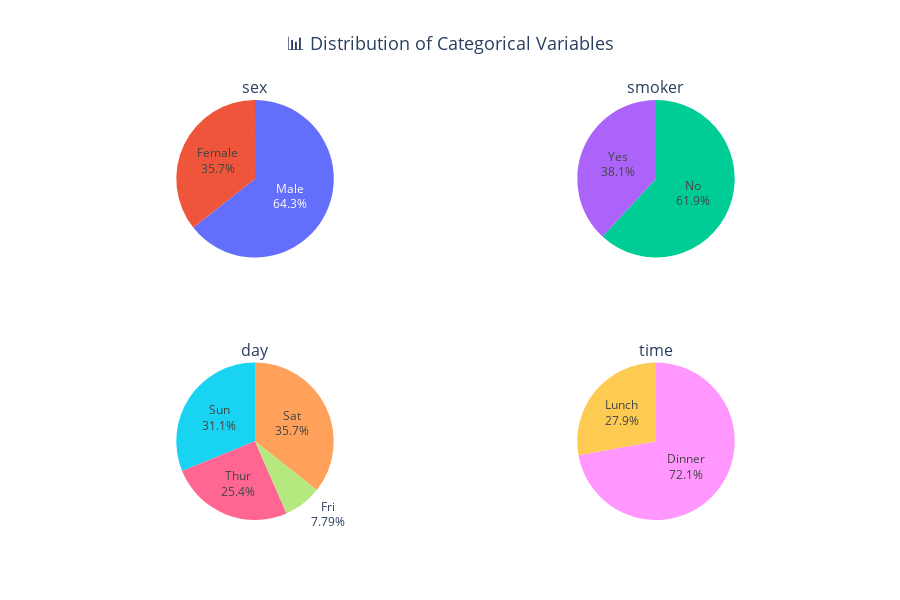

Here is the notebook cell this chart was saved with:
### Code cell
# Categorical Variables Analysis
categorical_cols = ['sex', 'smoker', 'day', 'time']

fig = make_subplots(rows=2, cols=2, subplot_titles=categorical_cols,
                    specs=[[{"type": "pie"}, {"type": "pie"}],
                           [{"type": "pie"}, {"type": "pie"}]])

for i, col in enumerate(categorical_cols):
    row = i // 2 + 1
    col_num = i % 2 + 1
    value_counts = df[col].value_counts()
    fig.add_trace(go.Pie(labels=value_counts.index, 
                         values=value_counts.values,
                         name=col,
                         textinfo='label+percent',
                         textposition='auto'),
                  row=row, col=col_num)

fig.update_layout(height=600, showlegend=False,
                  title_text="📊 Distribution of Categorical Variables",
                  title_x=0.5, title_font_size=18)
fig.show()

# Print distribution details
print("📋 Categorical Variables Distribution:")
print("=" * 45)
for col in categorical_cols:
    print(f"\n📍 {col.upper()}:")
    print(df[col].value_counts())

### Figure 1 — Plotly figure (JSON) as saved in the notebook; plotly's stock layout.template omitted (floating-point values rounded to 4 significant figures)
{"data": [{"domain": {"x": [0, 0.45], "y": [0.625, 1]}, "labels": ["Male", "Female"], "name": "sex", "textinfo": "label+percent", "textposition": "auto", "type": "pie", "values": [157, 87]}, {"domain": {"x": [0.55, 1], "y": [0.625, 1]}, "labels": ["No", "Yes"], "name": "smoker", "textinfo": "label+percent", "textposition": "auto", "type": "pie", "values": [151, 93]}, {"domain": {"x": [0, 0.45], "y": [0, 0.375]}, "labels": ["Sat", "Sun", "Thur", "Fri"], "name": "day", "textinfo": "label+percent", "textposition": "auto", "type": "pie", "values": [87, 76, 62, 19]}, {"domain": {"x": [0.55, 1], "y": [0, 0.375]}, "labels": ["Dinner", "Lunch"], "name": "time", "textinfo": "label+percent", "textposition": "auto", "type": "pie", "values": [176, 68]}], "layout": {"annotations": [{"font": {"size": 16}, "showarrow": false, "text": "sex", "x": 0.225, "xanchor": "center", "xref": "paper", "y": 1, "yanchor": "bottom", "yref": "paper"}, {"font": {"size": 16}, "showarrow": false, "text": "smoker", "x": 0.775, "xanchor": "center", "xref": "paper", "y": 1, "yanchor": "bottom", "yref": "paper"}, {"font": {"size": 16}, "showarrow": false, "text": "day", "x": 0.225, "xanchor": "center", "xref": "paper", "y": 0.375, "yanchor": "bottom", "yref": "paper"}, {"font": {"size": 16}, "showarrow": false, "text": "time", "x": 0.775, "xanchor": "center", "xref": "paper", "y": 0.375, "yanchor": "bottom", "yref": "paper"}], "height": 600, "showlegend": false, "title": {"font": {"size": 18}, "text": "📊 Distribution of Categorical Variables", "x": 0.5}}}
